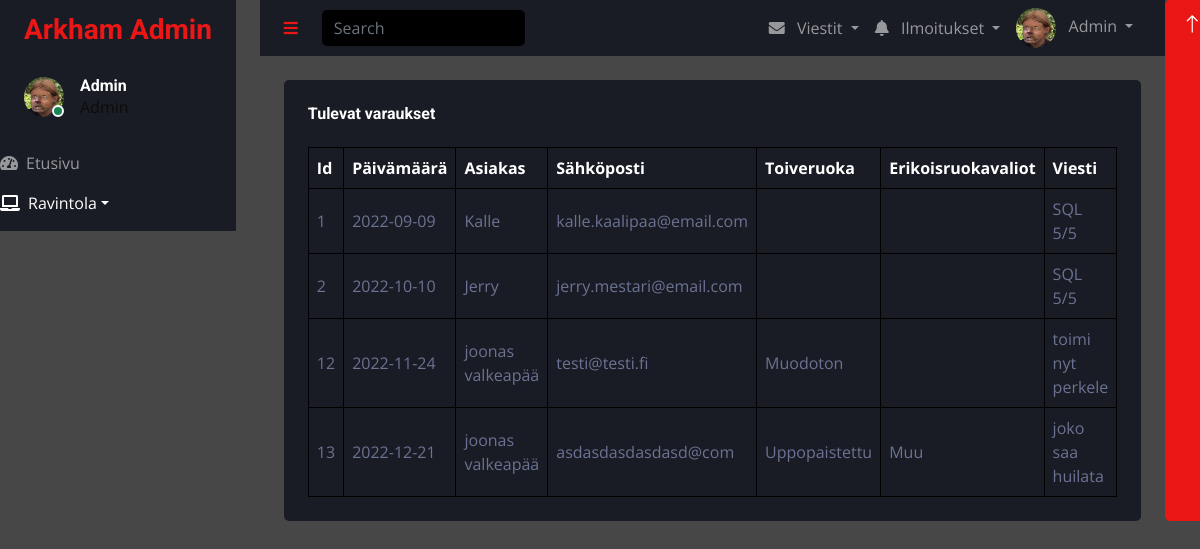
The page /admin/myynnit.php on the database its author committed.
### tables this page shows
CREATE TABLE `asiakkaat` (
  `id` int(11) NOT NULL,
  `pvm` date DEFAULT NULL,
  `nimi` text,
  `email` text,
  `ruoka` text,
  `erikoiset` text,
  `viesti` text
);

### admin/myynnit.php (the view, shortened to what this page needs)
<?php
$servername = "localhost";
$username = "root";
$password = "";
$dbname = "arkham";
$conn = new mysqli($servername, $username, $password, $dbname);
?>
<!DOCTYPE html>
<html lang="fi">
<head>
    <link href="https://cdnjs.cloudflare.com/ajax/libs/font-awesome/5.10.0/css/all.min.css" rel="stylesheet">
    <link href="https://cdn.jsdelivr.net/npm/bootstrap-icons@1.4.1/font/bootstrap-icons.css" rel="stylesheet">
    <link href="lib/owlcarousel/assets/owl.carousel.min.css" rel="stylesheet">
    <link href="lib/tempusdominus/css/tempusdominus-bootstrap-4.min.css" rel="stylesheet" />
    <link href="css/bootstrap.min.css" rel="stylesheet">
    <link href="css/style.css" rel="stylesheet">
</head>
<body>
    <div class="container-fluid position-relative d-flex p-0">
        <div class="sidebar pe-4 pb-3">
            <nav class="navbar bg-secondary navbar-dark">
                <a href="welcome.php" class="navbar-brand mx-4 mb-3">
                    <h3 class="text-primary">Arkham Admin</h3>
                </a>
                <div class="d-flex align-items-center ms-4 mb-4">
                    <div class="position-relative">
                        <img class="rounded-circle" src="img/user.png" alt="" style="width: 40px; height: 40px;">
                        <div class="bg-success rounded-circle border border-2 border-white position-absolute end-0 bottom-0 p-1"></div>
                    </div>
                    <div class="ms-3">
                        <h6 class="mb-0">Admin</h6>
                        <span>Admin</span>
                    </div>
                </div>
                <div class="navbar-nav w-100">
                    <a href="welcome.php" class="nav-item nav-link"><i class="fa fa-tachometer-alt me-2"></i>Etusivu</a>
                    <div class="nav-item dropdown">
                        <a href="#" class="nav-link dropdown-toggle active" data-bs-toggle="dropdown"><i class="fa fa-laptop me-2"></i>Ravintola</a>
                    </div>
                </div>
            </nav>
        </div>
        <div class="content">
            <nav class="navbar navbar-expand bg-secondary navbar-dark sticky-top px-4 py-0">
                <a href="#" class="sidebar-toggler flex-shrink-0">
                    <i class="fa fa-bars"></i>
                </a>
                <form class="d-none d-md-flex ms-4">
                    <input class="form-control bg-dark border-0" type="search" placeholder="Search">
                </form>
                <div class="navbar-nav align-items-center ms-auto">
                    <div class="nav-item dropdown">
                        <a href="#" class="nav-link dropdown-toggle" data-bs-toggle="dropdown">
                            <i class="fa fa-envelope me-lg-2"></i>
                            <span class="d-none d-lg-inline-flex">Viestit</span>
                        </a>
                    </div>
                    <div class="nav-item dropdown">
                        <a href="#" class="nav-link dropdown-toggle" data-bs-toggle="dropdown">
                            <i class="fa fa-bell me-lg-2"></i>
                            <span class="d-none d-lg-inline-flex">Ilmoitukset</span>
                        </a>
                    </div>
                    <div class="nav-item dropdown">
                        <a href="#" class="nav-link dropdown-toggle" data-bs-toggle="dropdown">
                            <img class="rounded-circle me-lg-2" src="img/user.png" alt="" style="width: 40px; height: 40px;">
                            <span class="d-none d-lg-inline-flex">Admin</span>
                        </a>
                    </div>
                </div>
            </nav>
            <div class="container-fluid pt-4 px-4">
                <div class="bg-secondary text-center rounded p-4">
                    <div class="d-flex align-items-center justify-content-between mb-4">
                        <h6 class="mb-0">Tulevat varaukset</h6>
                    </div>
                    <div class="table-responsive">
                        <table class="table text-start align-middle table-bordered table-hover mb-0">
                            <thead>
                                <tr class="text-white">
                                    <th scope="col">Id</th>
                                    <th scope="col">Päivämäärä</th>
                                    <th scope="col">Asiakas</th>
                                    <th scope="col">Sähköposti</th>
                                    <th scope="col">Toiveruoka</th>
                                    <th scope="col">Erikoisruokavaliot</th>
                                    <th scope="col">Viesti</th>
                                </tr>
                            </thead>
                            <tbody>
                            <?php
                            $sql = "SELECT id, pvm, nimi, email, ruoka, erikoiset, viesti FROM asiakkaat";
                            $result = mysqli_query($conn, $sql);
                            if (mysqli_num_rows($result) > 0) {
                              while($row = mysqli_fetch_assoc($result)) {
                                echo "<tr><td>" . $row["id"]. "</td><td>" . $row["pvm"]. "</td><td>" . $row["nimi"]. "</td><td>" . $row["email"]. "</td><td>" . $row["ruoka"]. "</td><td>" . $row["erikoiset"]. "</td><td>" . $row["viesti"] . "</td>";
                              }
                            } else {
                              echo "0 results";
                            }
                            ?>
                            </tbody>
                        </table>
                    </div>
                </div>
            </div>
        </div>
        <a href="#" class="btn btn-lg btn-primary btn-lg-square back-to-top"><i class="bi bi-arrow-up"></i></a>
    </div>
</body>
</html>

### css/style.css (style rules this page uses)
body { font-family: "Open Sans", sans-serif; color: #0c0c0c; background-color: #474747; overflow-x: hidden; }
a, a:hover, a:focus { text-decoration: none; }
.btn, .btn:focus { outline: none !important; -webkit-box-shadow: none; box-shadow: none; }
.navbar-brand { font-family: 'Dancing Script', cursive; }

### rows shown on the page
asiakkaat: id "1", pvm "2022-09-09", nimi "Kalle", email "kalle.kaalipaa@email.com", viesti "SQL 5/5"
asiakkaat: id "2", pvm "2022-10-10", nimi "Jerry", email "jerry.mestari@email.com", viesti "SQL 5/5"
asiakkaat: id "12", pvm "2022-11-24", nimi "joonas valkeapää", email "testi@testi.fi", ruoka "Muodoton", viesti "toimi nyt perkele"
asiakkaat: id "13", pvm "2022-12-21", nimi "joonas valkeapää", email "asdasdasdasdasd@com", ruoka "Uppopaistettu", erikoiset "Muu", viesti "joko saa huilata"
